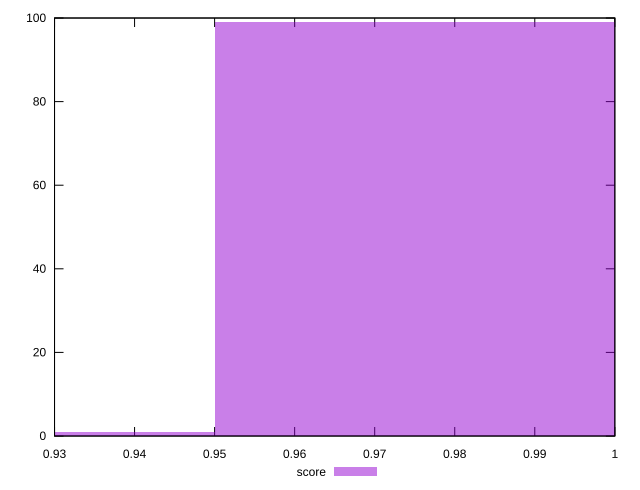

Source code (gnuplot):
reset

$score <<EOF
0.9 1
1 99
EOF

set key outside below
set boxwidth 0.1
set xrange [0.93:1]
set yrange [0:100]
set trange [0:100]
set style fill transparent solid 0.5 noborder
set terminal svg size 640, 490 enhanced background rgb 'white'
set output "reports/report_00030_2021-02-24T20-42-31.540Z/speed-index/samples/agenda/score/histogram.svg"

plot $score title "score" with boxes

reset
